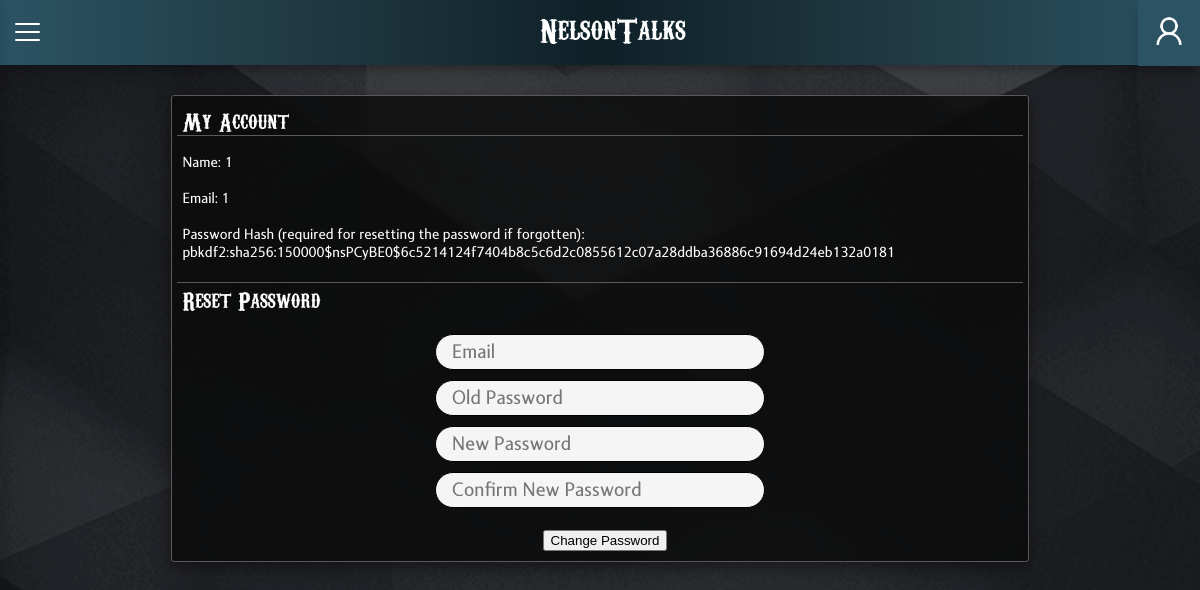
Before: /account (signed in) with the older database file.
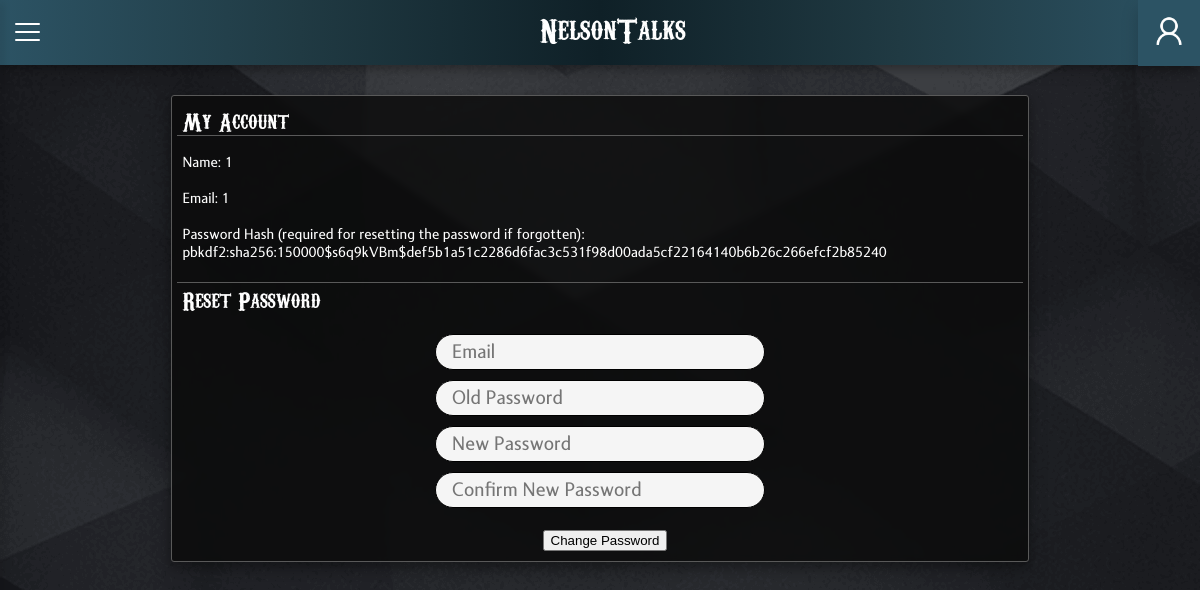
After: the same page with the newer database file.
### tables this page shows
CREATE TABLE users (id INTEGER PRIMARY KEY,username TEXT, password TEXT, email TEXT);

### app.py (the view)
@app.route("/account")
@login_required
def account():
    rows = db.execute("SELECT * FROM users WHERE id=:id", id = session["user_id"])
    passhash = rows[0]["password"]
    return render_template("account.html", passhash=passhash, data = rows[0])

### helpers.py (called while the page is built)
def login_required(f):
    @wraps(f)
    def decorated_function(*args, **kwargs):
        if session.get("user_id") is None:
            return redirect("/")
        return f(*args, **kwargs)
    return decorated_function

### templates/account.html (shortened to what this page needs)
{% extends "layouts/mainLayout.html" %}
{% block body %}
<div style="padding-top: 95px">
    <div class="border_left border_right border_top border_bottom bgtext" style="min-height: 80%; border-radius: 3px; text-align: left;">
        <div style="padding-left:5px; padding-right:5px">
            <div style="padding-top:10px; padding-left:5px; color:#ffffff" class="border_bottom font-regular font-medium-small">
                My Account
            </div>
            <div style="padding-bottom: 20px; padding-left:5px; color:white" class="font-text border-bottom">
                <br>Name: {{data['username']}}</br>
                <br>Email: {{data['email']}}</br>
                <br>Password Hash (required for resetting the password if forgotten): {{data["password"]}}</br>
            </div>
            <div style="padding-bottom: 20px; padding-top:2px; padding-left: 5px; color:white" class="font-regular border_top font-medium-small">Reset Password</div>
            <form class="Centrify" name="Registration" id="Registration" action="/passwordUpdate" onsubmit="return formVerify()" method="POST" required style="font-family: 'Segoe UI', Tahoma, Geneva, Verdana, sans-serif;">
                <div class="form-group font-regular">
                    <input autocomplete="off" autofocus class="form-control" name="email" id="email" placeholder="Email" type="text">
                </div>
                <div style="padding-top:10px"></div>
                <div class="form-group">
                    <input class="form-control" name="oldPassword" id="oldPassword" placeholder="Old Password" type="password">
                </div>
                <div style="padding-top:10px"></div>
                <div class="form-group">
                    <input class="form-control" name="newPassword" id="newPassword" placeholder="New Password" type="password">
                </div>
                <div style="padding-top:10px"></div>
                <div class="form-group">
                    <input class="form-control" name="confirm" id="confirm" placeholder="Confirm New Password" type="password">
                </div>
                <div style="padding-top:20px; padding-left:10px"><button type="submit">Change Password</button></div>
                <div style="padding-top:10px"></div>
        </div>
    </div>
</div>
{% endblock %}

Changed rows visible on the page:
changed users: password "pbkdf2:sha256:150000$nsPCyBE0$6c5214124f7404b8c5c6d2c0855612c07a28ddba36886c91694d24eb132a0181" → "pbkdf2:sha256:150000$s6q9kVBm$def5b1a51c2286d6fac3c531f98d00ada5cf22164140b6b26c266efcf2b85240"
